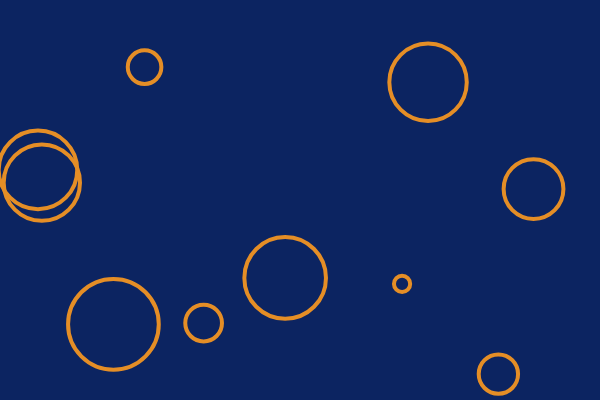
Frame 1 (no input)
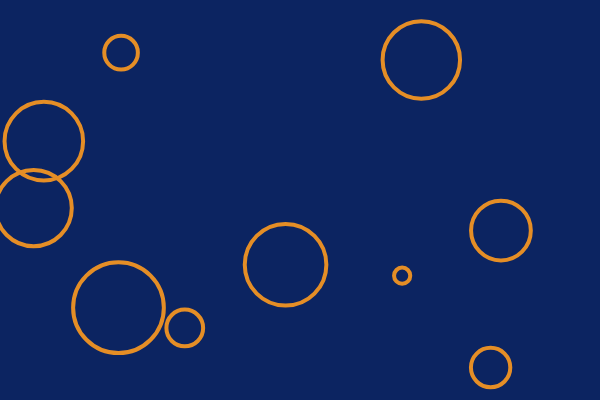
Frame 60 (no input)
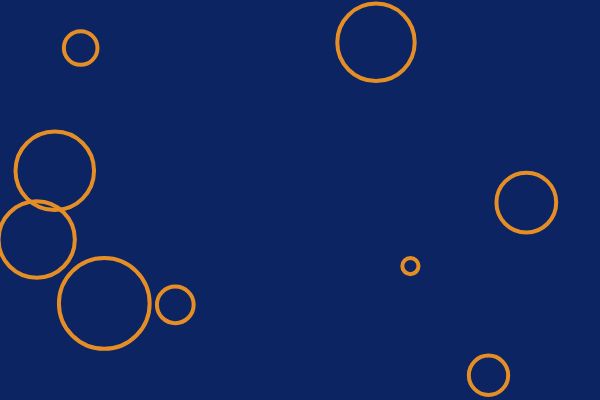
Frame 120 (the mouse pressed at the canvas centre since frame 60)

The p5.js sketch that drew these frames (run headless with seeded random() and noise() and a simulated clock; from frame 60 on, the mouse is pressed at the canvas centre):

// p5.js sketch
// ── sketch.js
"use strict";
// bubble instance of the clace
let bubble = [];
let size = 10;
let bub;

// create a class 
class Bubble {
  constructor(x, y, r) {
    this.x = x;
    this.y = y;
    this.fillColor = "rgba(255, 165, 2, 0)";
    this.size = r;
  }

  display() {
    stroke("#e58e26");
    strokeWeight(4);
    fill(this.fillColor);
    ellipse(this.x, this.y, this.size, this.size);
  }

  move() {
    this.x += random(-5, 5);
    this.y += random(-5, 5);
  }

  containes(x, y) {
    let d = dist(x, y, this.x, this.y);
    print("dist is: " + d);
    print("r is: " + this.size);
    if (d < this.size) {
      print("clicked");
      return true;
    } else {
      return false;
    }
  }

  colorCircle() {
    this.fillColor = "rgba(255, 165, 2, 0.2)";
  }

  restColor() {
    this.fillColor = "rgba(255, 165, 2, 0)";
  }

}

function setup() {
  createCanvas(600, 400);
  // creaeting the bubble objects
  for (let i = 0; i < size; i++) {
    let x = random(width);
    let y = random(height);
    let r = random(10, 100);
    let newBubble = new Bubble(x, y, r);
    bubble.push(newBubble);
  }

}

function draw() {
  background("#0c2461");
  for (let i = 0; i < bubble.length; i++) {
    if (bubble[i].containes(mouseX, mouseY)) {
      bubble[i].colorCircle();
    } else {
      bubble[i].restColor();
    }
    bubble[i].move();
    bubble[i].display();
  }
}

// remove when the mouse is clicking the bubble
function mousePressed() {
  for (let i = 0; i < bubble.length; i++) {
    if (bubble[i].containes(mouseX, mouseY)) {
      bubble.splice(i, 1);
    }
  }
}
